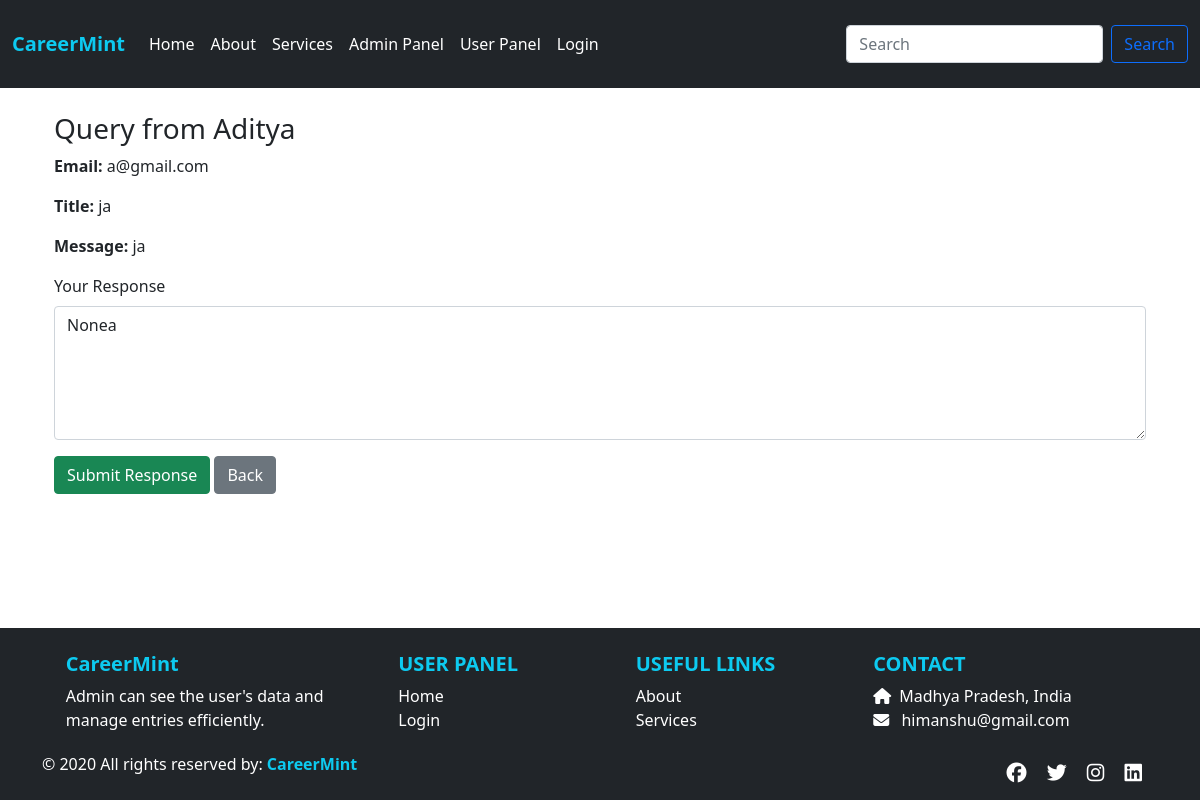
The page /queryres/35/ on the database its author committed.
### app/models.py (models this page shows, shortened)
class UserQuery(models.Model):
    stuname = models.CharField(max_length=100)
    stuemail = models.EmailField()
    title = models.CharField(max_length=255)
    message = models.TextField()
    response = models.TextField(blank=True, null=True)
    created_at = models.DateTimeField(auto_now_add=True)

### app/views.py (the view)
# urls.py: path('queryres/<int:pk>/', views.queryres, name='queryres'),
def queryres(request, pk):
    query = UserQuery.objects.get(id=pk)
    if request.method == 'POST':
        response = request.POST.get('response')
        query.response = response
        query.save()
        return redirect('allquery')
    return render(request, 'queryres.html', {'query': query})

### app/templates/queryres.html (shortened to what this page needs)
{% extends "base.html" %}
{% load static %}
{% block css %}
<link rel="stylesheet" href="{% static 'css/style.css' %}">
{% endblock %}
{% block content %}
<div class="container mt-4">
  <h3>Query from {{ query.stuname }}</h3>
  <p><strong>Email:</strong> {{ query.stuemail }}</p>
  <p><strong>Title:</strong> {{ query.title }}</p>
  <p><strong>Message:</strong> {{ query.message }}</p>
  <form method="POST">
    <div class="mb-3">
      <label for="response" class="form-label">Your Response</label>
      <textarea name="response" id="response" class="form-control" rows="5" required>{{ query.response }}</textarea>
    </div>
    <button type="submit" class="btn btn-success">Submit Response</button>
    <a href="{% url 'allquery' %}" class="btn btn-secondary">Back</a>
  </form>
</div>
{% endblock %}

### app/static/css/style.css (style rules this page uses)
body { display: flex; flex-direction: column; min-height: 100vh; }

### rows shown on the page
UserQuery: stuname "Aditya", stuemail "a@gmail.com", title "ja", message "ja", response "Nonea"
